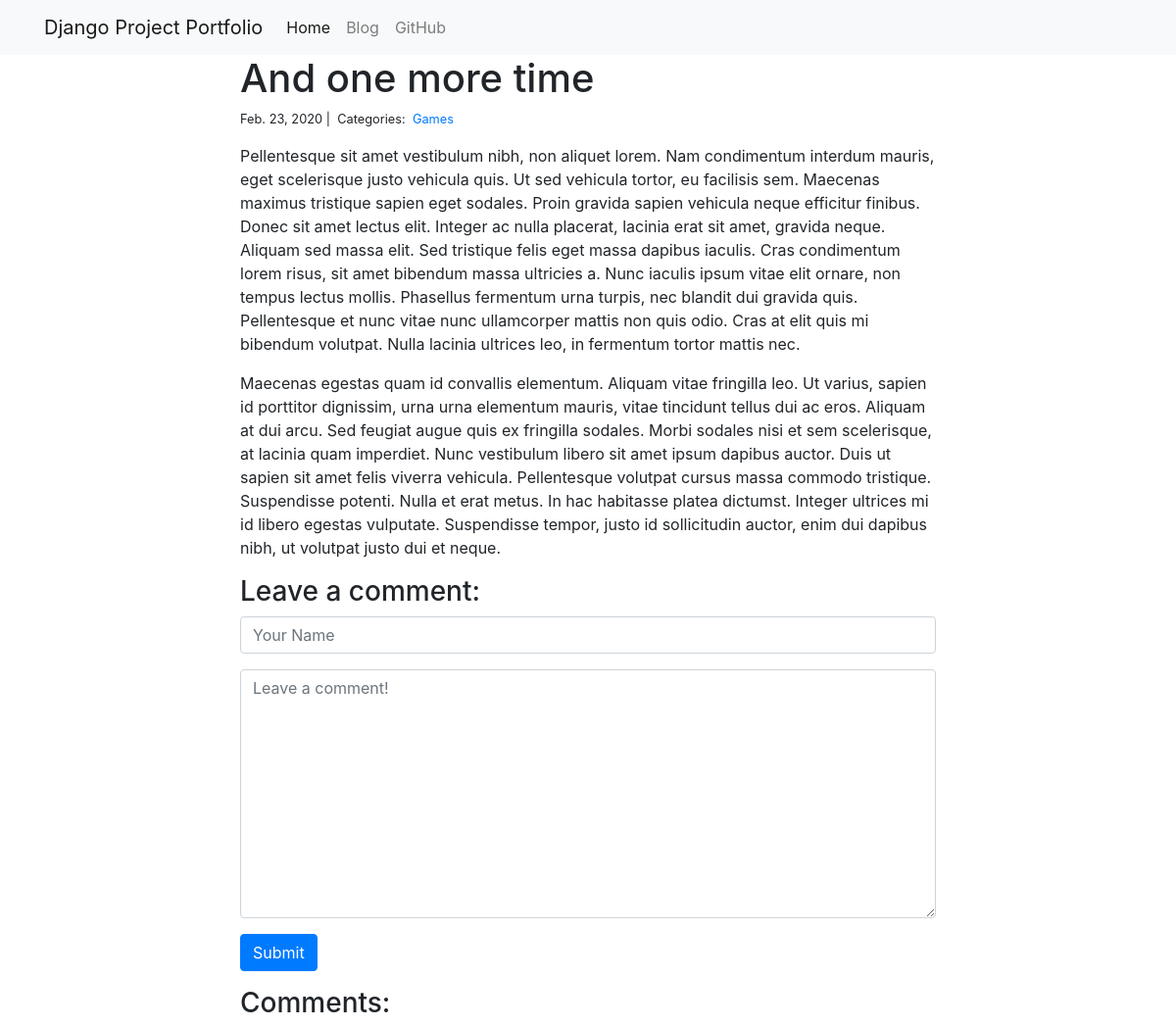
The app's page /blog/4/ with its own data.
### blog/models.py (models this page shows)
class Post(models.Model):
    title = models.CharField(max_length=255)
    body = models.TextField()
    created_on = models.DateTimeField(auto_now_add=True)
    last_modified = models
    categories = models.ManyToManyField('Category', related_name='posts')

class Category(models.Model):
    name = models.CharField(max_length=20)

### blog/views.py (the view, shortened to what this page needs)
# urls.py: path("<int:pk>/", views.blog_detail, name="blog_detail"),
def blog_detail(request, pk):
    post = Post.objects.get(pk=pk)
    form = CommentForm()
    comments = Comment.objects.filter(post=post)
    context = {
        "post": post,
        "comments": comments,
        "form": form,
    }
    return render(request, "blog_detail.html", context)

### blog/forms.py
class CommentForm(forms.Form):
    author = forms.CharField(
        max_length=60,
        widget=forms.TextInput(attrs={
            "class": "form-control",
            "placeholder": "Your Name"
        })
    )
    body = forms.CharField(widget=forms.Textarea(
        attrs={
            "class": "form-control",
            "placeholder": "Leave a comment!"
        })
    )

### blog/templates/blog_detail.html (shortened to what this page needs)
{% extends "base.html" %}
{% block page_content %}
<div class="col-md-8 offset-md-2">
    <h1>{{ post.title }}</h1>
    <small>
        {{ post.created_on.date }} |&nbsp;
        Categories:&nbsp;
        {% for category in post.categories.all %}
        <a href="{% url 'blog_category' category.name %}">
            {{ category.name }}
        </a>&nbsp;
        {% endfor %}
    </small>
    <p>{{ post.body | linebreaks }}</p>
    <h3>Leave a comment:</h3>
    <form action="/blog/{{ post.pk }}/" method="post">
        <div class="form-group">
            {{ form.author }}
        </div>
        <div class="form-group">
            {{ form.body }}
        </div>
        <button type="submit" class="btn btn-primary">Submit</button>
    </form>
    <h3>Comments:</h3>
</div>
{% endblock %}

### records on screen
Post: title "And one more time", created_on "Feb. 23, 2020", body "Pellentesque sit amet vestibulum nibh, non aliquet lorem. Nam condimentum interdum mauris, eget scelerisque justo vehicula quis. Ut sed vehicula tortor, eu facilisis sem. Maecenas maximus tristique sapien eget sodales. Proin gravida sapien vehicula neque efficitur finibus. Donec sit amet lectus elit. Integer ac nulla placerat, lacinia erat sit amet, gravida neque. Aliquam sed massa elit. Sed tristique felis eget massa dapibus iaculis. Cras condimentum lorem risus, sit amet bibendum massa ultricies a. Nunc iaculis ipsum vitae elit ornare, non tempus lectus mollis. Phasellus fermentum urna turpis, nec blandit dui gravida quis. Pellentesque et nunc vitae nunc ullamcorper mattis non quis odio.…"
Category: name "Games"
